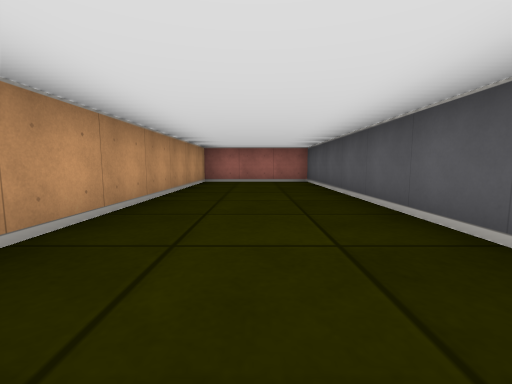
view 1 (above)

19 first-person views from a walk through a cub3D maze. The camera is about half as high as the walls, tilts 6° down and sees 90° across. The floor is counted in squares. Each view is taken from the middle of a square. On the plan, view 1 faces up. The plan holds only what a view shows up to about 9 squares ahead; the rest is blank. The place goes on beyond the plan.

view 2
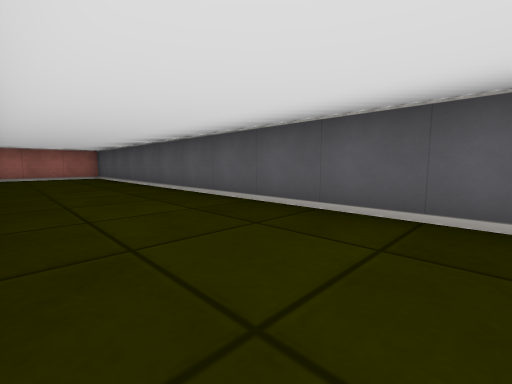

view 3
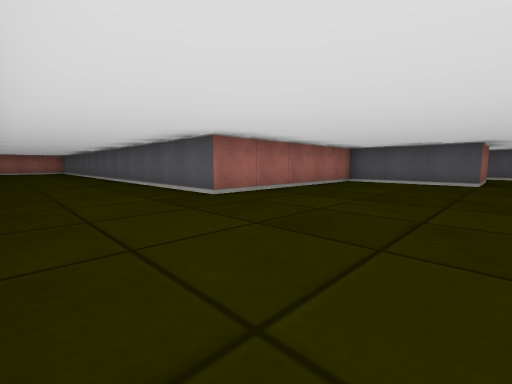

view 4
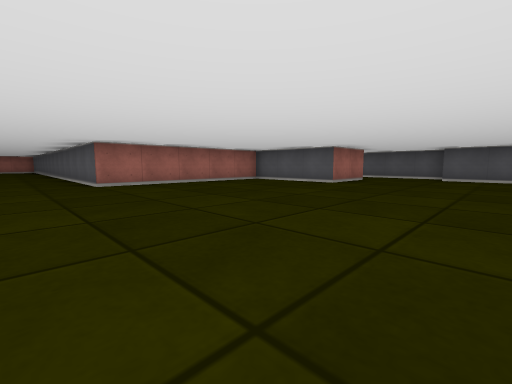

view 5
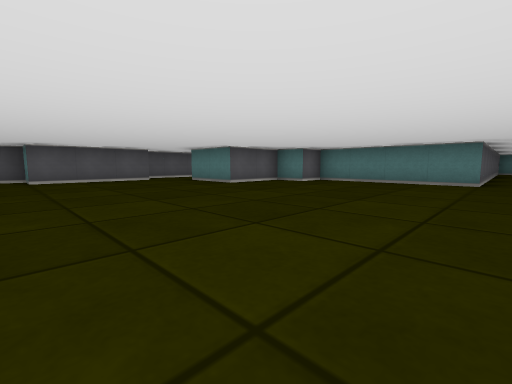

view 6
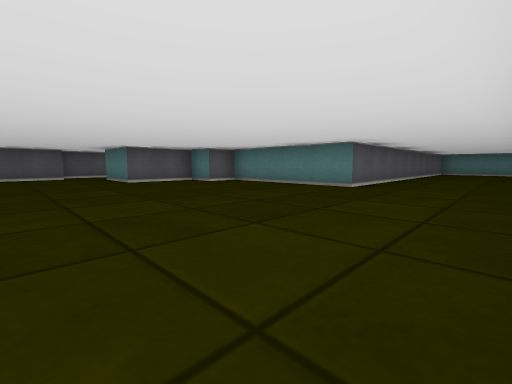

view 7
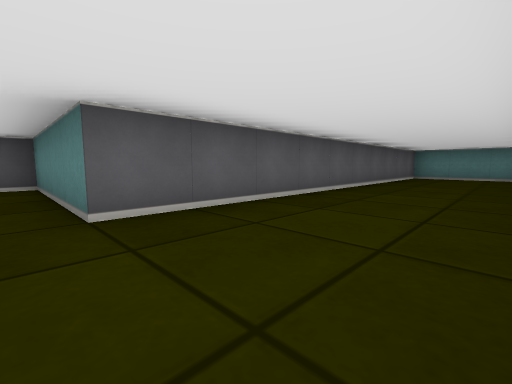

view 8
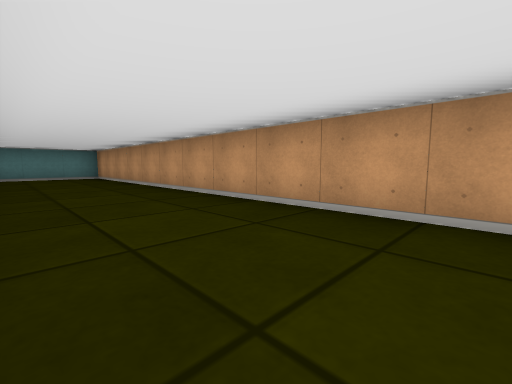

view 9
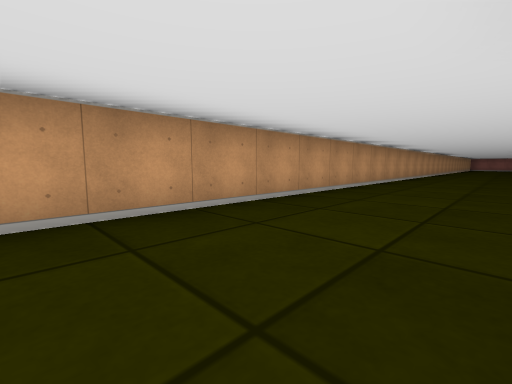

view 10
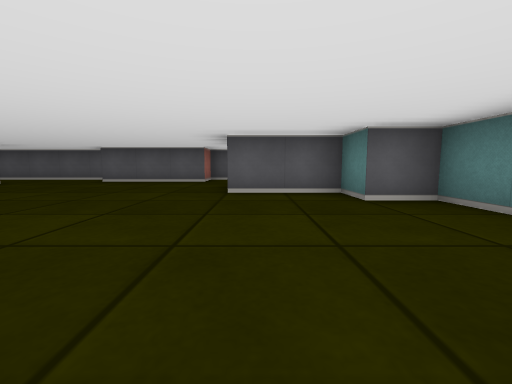

view 11
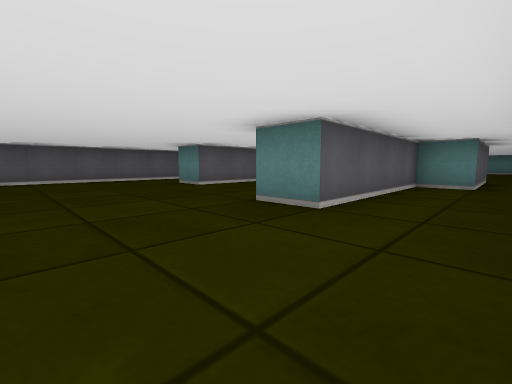

view 12
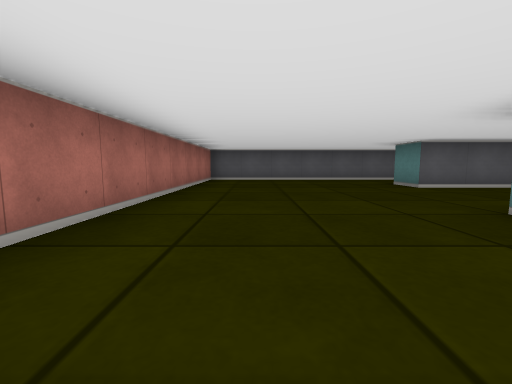

view 13
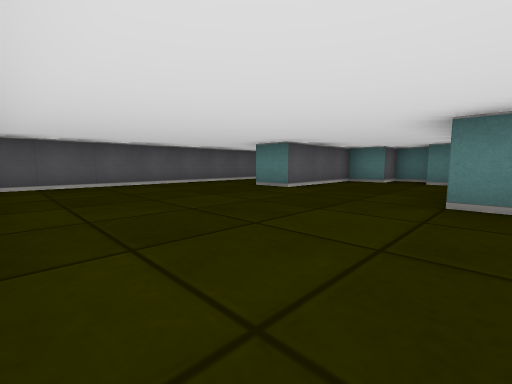

view 14
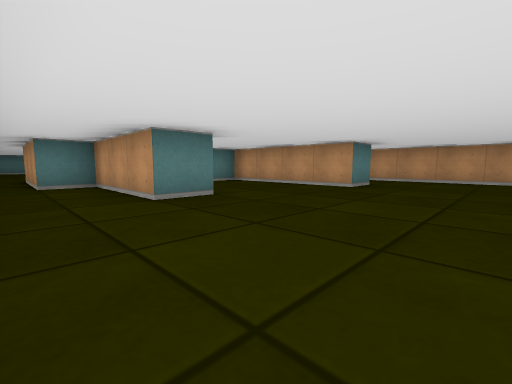

view 15
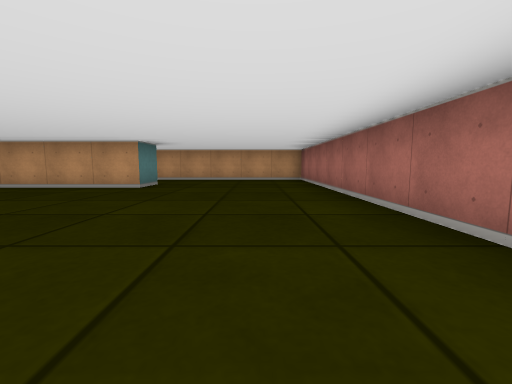

view 16
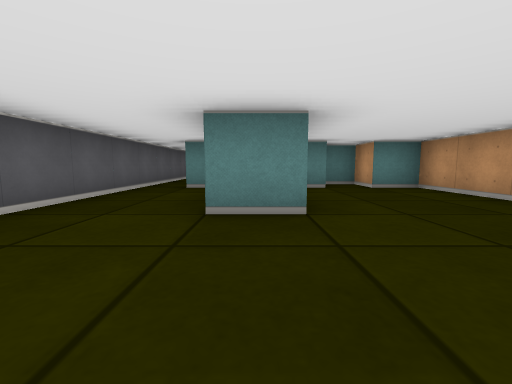

view 17
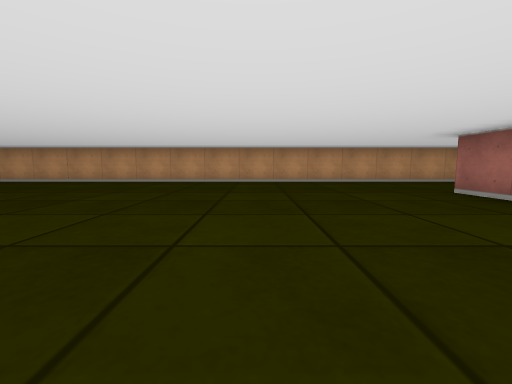

view 18
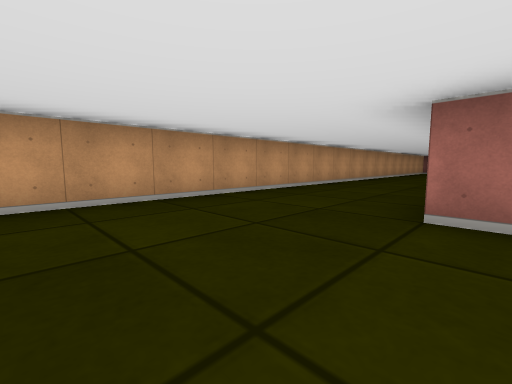

view 19
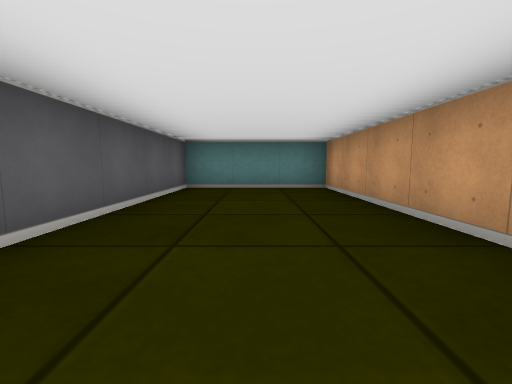

### Floor plan
Ten units are one square. View 1 is at (0, 0); x grows to the right and y downward. Boxes are objects, and circles mark ways between rooms. Rooms are numbered by the first view taken in them; rooms with no view inside come last. Other rooms are left out.
<svg viewBox="-20 -80 200 370">
<path fill="none" stroke="#000" d="M86 95 65 95 65 65 15 65 15 -75 -15 -75 -15 285 15 285 15 185 55 185 55 175 65 175 65 155 85 155M95 145 95 115 105 115 105 95M105 95 105 75 115 75 115 115 125 115 125 125 135 125 135 115 145 115 145 85 155 85 155 115 165 115 165 145M175 150 175 35 85 35 85 84"/>
<circle cx="95" cy="85" r="3" fill="#2a7"/>
<text x="20" y="110">1</text>
<text x="130" y="70">2</text>
</svg>
Room 1 opens to room 2.

Where each view was taken, in squares from view 1:
view 1: 0 up, 0 right, facing up
view 2: 3 down, 1 left, facing up-right
view 3: 10 down, 1 left, facing up-right
view 4: 13 down, 0 right, facing up-right
view 5: 11 down, 1 right, facing down-right
view 6: 13 down, 1 left, facing down-right
view 7: 18 down, 1 left, facing down-right
view 8: 18 down, 1 right, facing down-left
view 9: 20 down, 1 right, facing up-left
view 10: 16 down, 2 right, facing right
view 11: 5 down, 9 right, facing down-right
view 12: 5 down, 9 right, facing right
view 13: 4 down, 11 right, facing down-right
view 14: 5 down, 17 right, facing down-left
view 15: 5 down, 17 right, facing left
view 16: 6 down, 15 right, facing down
view 17: 10 down, 6 right, facing left
view 18: 9 down, 2 right, facing up-left
view 19: 23 down, 0 right, facing down
